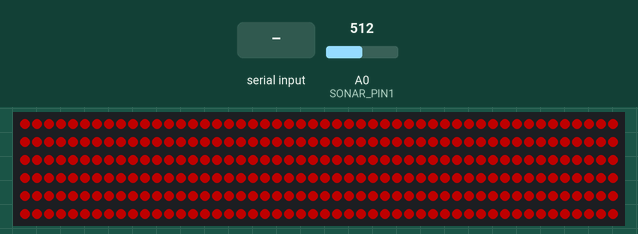
This sketch was run on a simulated Arduino Uno, built with avr-gcc and run on an emulated ATmega328P. Parts: 300 RGB LEDs in strip order, left to right, continuing on the next row. The test bench sets the inputs (shaded band); at power-on: A0 (SONAR_PIN1) = 512. Dim RGB values are drawn brighter than linear.

Above: at 1.2 s.
1.3 s: "w" received over Serial
At 1.8 s:
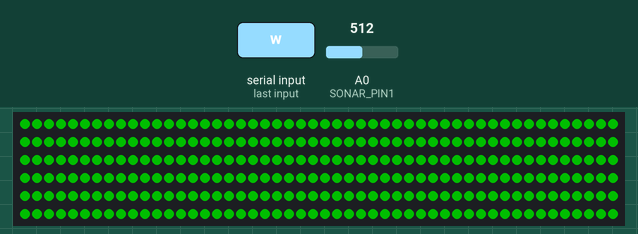
2.9 s: "x" received over Serial
At 4.0 s:
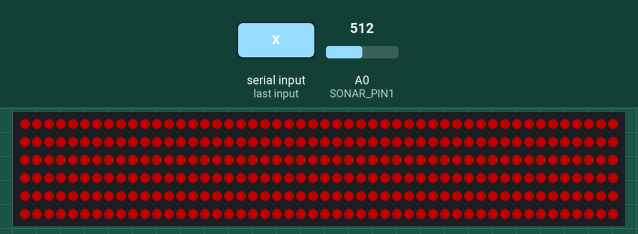
4.5 s: "s" received over Serial
At 5.1 s:
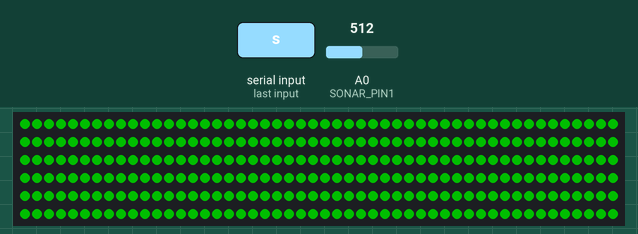
Timing chart, 0 to 7.5 s (numbered marks = the images above; inputs shaded):
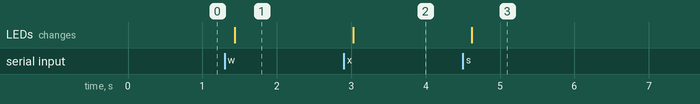

Measured:
- after the input at 1.3 s, the LEDs: change after 0.13 s (image 1)
- after the input at 2.9 s, the LEDs: change after 0.13 s (image 2)
- after the input at 4.5 s, the LEDs: change after 0.12 s (image 3)

The sketch:

Merged1.ino
```cpp
#include "RoboClaw.h"
#include <SoftwareSerial.h>
#include <Adafruit_NeoPixel.h>

// NeoPixel Configuration
#define LED_PIN    6
#define LED_COUNT  300
Adafruit_NeoPixel strip(LED_COUNT, LED_PIN, NEO_GRB + NEO_KHZ800);

// RoboClaw Configuration
SoftwareSerial softwareSerial(10, 11);
#define address 0x80
#define baudrate 38400
RoboClaw roboclaw(&softwareSerial, 10000);

// Ultrasonic Sensor Pin (using only A0)
// #define SONAR_PIN A0
#define SONAR_PIN1 A0
int sensorValue1;
float Inch1=0.00;
float cm1=0.00;


float threshold = 20.0; // Threshold distance in cm
float cmDistance = 0.0;
float conversionFactor = 0.497 * 2.54; // approximately 1.259

void setup() {
  Serial.begin(115200);

  while (!Serial) {}
  // Initialize NeoPixels
  strip.begin();
  strip.show();
  strip.setBrightness(80);
  setLEDs(strip.Color(255, 0, 0));
  pinMode(SONAR_PIN1,INPUT);
  float Inch1=0.00;
  float cm1=0.00;

  // Initialize RoboClaw
  softwareSerial.begin(baudrate);
  roboclaw.begin(baudrate);
}

void loop() {
  // Read ultrasonic sensor (A0) and convert to cm
  sensorValue1=analogRead(SONAR_PIN1);
  Inch1= (sensorValue1*0.497);
  cm1=Inch1*2.54;
  // Serial.println(cm1);

  // Check for obstacles
  if (false) {
  // if (cmDistance < threshold) {
    strip.fill(strip.Color(255, 0, 0));
    strip.show();
    // Stop MOtors
    roboclaw.ForwardBackwardM1(address, 64);
    roboclaw.ForwardBackwardM2(address, 64);
    setLEDs(strip.Color(255, 0, 0));
    delay(50);
    return;
  }

  // Check for keyboard input
  if (Serial.available()) {
    char command = Serial.read();  // Read single character

    switch (command) {
      case 'w':
        roboclaw.ForwardBackwardM1(address, 94);
        roboclaw.ForwardBackwardM2(address, 94);
        setLEDs(strip.Color(0, 255, 0));  // Green for movement
        break;
      case 's':
        roboclaw.ForwardBackwardM1(address, 33);
        roboclaw.ForwardBackwardM2(address, 33);
        setLEDs(strip.Color(0, 255, 0));
        break;
      case 'a':
        roboclaw.ForwardBackwardM1(address, 94);
        roboclaw.ForwardBackwardM2(address, 33);
        setLEDs(strip.Color(0, 255, 0));
        break;
      case 'd':
        roboclaw.ForwardBackwardM1(address, 33);
        roboclaw.ForwardBackwardM2(address, 94);
        setLEDs(strip.Color(0, 255, 0));
        break;
      case 'x':
        roboclaw.ForwardBackwardM1(address, 64);
        roboclaw.ForwardBackwardM2(address, 64);
        setLEDs(strip.Color(255, 0, 0));
        break;
      default:
        // Ignore unknown keys
        break;
    }

    // Flush serial buffer
    while (Serial.available()) Serial.read();
  }

  delay(50);
}


// Set LEDs
void setLEDs(uint32_t color) {
  strip.fill(color);
  strip.show();
}
```

RoboClaw.h
```cpp
#ifndef RoboClaw_h
#define RoboClaw_h

#include <stdarg.h>

#include <inttypes.h>
#include <Stream.h>
#include <HardwareSerial.h>
#ifdef __AVR__
	#include <SoftwareSerial.h>
#endif

/******************************************************************************
* Definitions
******************************************************************************/

#define _RC_VERSION 10 // software version of this library
#ifndef GCC_VERSION
#define GCC_VERSION (__GNUC__ * 10000 + __GNUC_MINOR__ * 100 + __GNUC_PATCHLEVEL__)
#endif

#define _SS_VERSION 16

class RoboClaw : public Stream
{
	uint16_t crc;
	uint32_t timeout;

	HardwareSerial *hserial;
#ifdef __AVR__
	SoftwareSerial *sserial;
#endif

	enum {
		ERROR_NONE			= 0x000000,
		ERROR_ESTOP			= 0x000001,	//Error: E-Stop active
		ERROR_TEMP			= 0x000002,	//Error: Temperature Sensor 1 >=100c
		ERROR_TEMP2			= 0x000004,	//Error: Temperature Sensor 2 >=100C (available only on some models)
		ERROR_MBATHIGH		= 0x000008,	//Error: Main Battery Over Voltage
		ERROR_LBATHIGH		= 0x000010,	//Error: Logic Battery High Voltage
		ERROR_LBATLOW		= 0x000020,	//Error: Logic Battery Low Voltage
		ERROR_FAULTM1		= 0x000040,	//Error: Motor 1 Driver Fault (only on some models)
		ERROR_FAULTM2		= 0x000080,	//Error: Motor 2 Driver Fault (only on some models)
		ERROR_SPEED1		= 0x000100,	//Error: Motor 1 Speed Error Limit
		ERROR_SPEED2		= 0x000200,	//Error: Motor 2 Speed Error Limit
		ERROR_POS1			= 0x000400,	//Error: Motor 1 Position Error Limit
		ERROR_POS2			= 0x000800,	//Error: MOtor2 Position Error Limit
		WARN_OVERCURRENTM1	= 0x010000, //Warning: Motor 1 Current Limited
		WARN_OVERCURRENTM2	= 0x020000, //Warning: Motor 2 CUrrent Limited
		WARN_MBATHIGH		= 0x040000, //Warning: Main Battery Voltage High
		WARN_MBATLOW		= 0x080000, //Warning: Main Battery Low Voltage
		WARN_TEMP			= 0x100000, //Warning: Temperaure Sensor 1 >=85C
		WARN_TEMP2			= 0x200000, //Warning: Temperature Sensor 2 >=85C (available only on some models)
		WARN_S4				= 0x400000, //Warning: Motor 1 Home/Limit Signal
		WARN_S5				= 0x800000, //Warning: Motor 2 Home/Limit Signal
	};

	enum {M1FORWARD = 0,
			M1BACKWARD = 1,
			SETMINMB = 2,
			SETMAXMB = 3,
			M2FORWARD = 4,
			M2BACKWARD = 5,
			M17BIT = 6,
			M27BIT = 7,
			MIXEDFORWARD = 8,
			MIXEDBACKWARD = 9,
			MIXEDRIGHT = 10,
			MIXEDLEFT = 11,
			MIXEDFB = 12,
			MIXEDLR = 13,
			GETM1ENC = 16,
			GETM2ENC = 17,
			GETM1SPEED = 18,
			GETM2SPEED = 19,
			RESETENC = 20,
			GETVERSION = 21,
			SETM1ENCCOUNT = 22,
			SETM2ENCCOUNT = 23,
			GETMBATT = 24,
			GETLBATT = 25,
			SETMINLB = 26,
			SETMAXLB = 27,
			SETM1PID = 28,
			SETM2PID = 29,
			GETM1ISPEED = 30,
			GETM2ISPEED = 31,
			M1DUTY = 32,
			M2DUTY = 33,
			MIXEDDUTY = 34,
			M1SPEED = 35,
			M2SPEED = 36,
			MIXEDSPEED = 37,
			M1SPEEDACCEL = 38,
			M2SPEEDACCEL = 39,
			MIXEDSPEEDACCEL = 40,
			M1SPEEDDIST = 41,
			M2SPEEDDIST = 42,
			MIXEDSPEEDDIST = 43,
			M1SPEEDACCELDIST = 44,
			M2SPEEDACCELDIST = 45,
			MIXEDSPEEDACCELDIST = 46,
			GETBUFFERS = 47,
			GETPWMS = 48,
			GETCURRENTS = 49,
			MIXEDSPEED2ACCEL = 50,
			MIXEDSPEED2ACCELDIST = 51,
			M1DUTYACCEL = 52,
			M2DUTYACCEL = 53,
			MIXEDDUTYACCEL = 54,
			READM1PID = 55,
			READM2PID = 56,
			SETMAINVOLTAGES = 57,
			SETLOGICVOLTAGES = 58,
			GETMINMAXMAINVOLTAGES = 59,
			GETMINMAXLOGICVOLTAGES = 60,
			SETM1POSPID = 61,
			SETM2POSPID = 62,
			READM1POSPID = 63,
			READM2POSPID = 64,
			M1SPEEDACCELDECCELPOS = 65,
			M2SPEEDACCELDECCELPOS = 66,
			MIXEDSPEEDACCELDECCELPOS = 67,
			SETM1DEFAULTACCEL = 68,
			SETM2DEFAULTACCEL = 69,
			SETPINFUNCTIONS = 74,
			GETPINFUNCTIONS = 75,
			SETDEADBAND	= 76,
			GETDEADBAND	= 77,
			GETENCODERS = 78,
			GETISPEEDS = 79,
			RESTOREDEFAULTS = 80,
			GETTEMP = 82,
			GETTEMP2 = 83,	//Only valid on some models
			GETERROR = 90,
			GETENCODERMODE = 91,
			SETM1ENCODERMODE = 92,
			SETM2ENCODERMODE = 93,
			WRITENVM = 94,
			READNVM = 95,	//Reloads values from Flash into Ram
			SETCONFIG = 98,
			GETCONFIG = 99,
			SETM1MAXCURRENT = 133,
			SETM2MAXCURRENT = 134,
			GETM1MAXCURRENT = 135,
			GETM2MAXCURRENT = 136,
			SETPWMMODE = 148,
			GETPWMMODE = 149,
			FLAGBOOTLOADER = 255};	//Only available via USB communications
public:
	// public methods
	RoboClaw(HardwareSerial *hserial,uint32_t tout);
#ifdef __AVR__
	RoboClaw(SoftwareSerial *sserial,uint32_t tout);
#endif

	~RoboClaw();

	bool ForwardM1(uint8_t address, uint8_t speed);
	bool BackwardM1(uint8_t address, uint8_t speed);
	bool SetMinVoltageMainBattery(uint8_t address, uint8_t voltage);
	bool SetMaxVoltageMainBattery(uint8_t address, uint8_t voltage);
	bool ForwardM2(uint8_t address, uint8_t speed);
	bool BackwardM2(uint8_t address, uint8_t speed);
	bool ForwardBackwardM1(uint8_t address, uint8_t speed);
	bool ForwardBackwardM2(uint8_t address, uint8_t speed);
	bool ForwardMixed(uint8_t address, uint8_t speed);
	bool BackwardMixed(uint8_t address, uint8_t speed);
	bool TurnRightMixed(uint8_t address, uint8_t speed);
	bool TurnLeftMixed(uint8_t address, uint8_t speed);
	bool ForwardBackwardMixed(uint8_t address, uint8_t speed);
	bool LeftRightMixed(uint8_t address, uint8_t speed);
	uint32_t ReadEncM1(uint8_t address, uint8_t *status=NULL,bool *valid=NULL);
	uint32_t ReadEncM2(uint8_t address, uint8_t *status=NULL,bool *valid=NULL);
	bool SetEncM1(uint8_t address, int32_t val);
	bool SetEncM2(uint8_t address, int32_t val);
	uint32_t ReadSpeedM1(uint8_t address, uint8_t *status=NULL,bool *valid=NULL);
	uint32_t ReadSpeedM2(uint8_t address, uint8_t *status=NULL,bool *valid=NULL);
	bool ResetEncoders(uint8_t address);
	bool ReadVersion(uint8_t address,char *version);
	uint16_t ReadMainBatteryVoltage(uint8_t address,bool *valid=NULL);
	uint16_t ReadLogicBatteryVoltage(uint8_t address,bool *valid=NULL);
	bool SetMinVoltageLogicBattery(uint8_t address, uint8_t voltage);
	bool SetMaxVoltageLogicBattery(uint8_t address, uint8_t voltage);
	bool SetM1VelocityPID(uint8_t address, float Kp, float Ki, float Kd, uint32_t qpps);
	bool SetM2VelocityPID(uint8_t address, float Kp, float Ki, float Kd, uint32_t qpps);
	uint32_t ReadISpeedM1(uint8_t address,uint8_t *status=NULL,bool *valid=NULL);
	uint32_t ReadISpeedM2(uint8_t address,uint8_t *status=NULL,bool *valid=NULL);
	bool DutyM1(uint8_t address, uint16_t duty);
	bool DutyM2(uint8_t address, uint16_t duty);
	bool DutyM1M2(uint8_t address, uint16_t duty1, uint16_t duty2);
	bool SpeedM1(uint8_t address, uint32_t speed);
	bool SpeedM2(uint8_t address, uint32_t speed);
	bool SpeedM1M2(uint8_t address, uint32_t speed1, uint32_t speed2);
	bool SpeedAccelM1(uint8_t address, uint32_t accel, uint32_t speed);
	bool SpeedAccelM2(uint8_t address, uint32_t accel, uint32_t speed);
	bool SpeedAccelM1M2(uint8_t address, uint32_t accel, uint32_t speed1, uint32_t speed2);
	bool SpeedDistanceM1(uint8_t address, uint32_t speed, uint32_t distance, uint8_t flag=0);
	bool SpeedDistanceM2(uint8_t address, uint32_t speed, uint32_t distance, uint8_t flag=0);
	bool SpeedDistanceM1M2(uint8_t address, uint32_t speed1, uint32_t distance1, uint32_t speed2, uint32_t distance2, uint8_t flag=0);
	bool SpeedAccelDistanceM1(uint8_t address, uint32_t accel, uint32_t speed, uint32_t distance, uint8_t flag=0);
	bool SpeedAccelDistanceM2(uint8_t address, uint32_t accel, uint32_t speed, uint32_t distance, uint8_t flag=0);
	bool SpeedAccelDistanceM1M2(uint8_t address, uint32_t accel, uint32_t speed1, uint32_t distance1, uint32_t speed2, uint32_t distance2, uint8_t flag=0);
	bool ReadBuffers(uint8_t address, uint8_t &depth1, uint8_t &depth2);
	bool ReadPWMs(uint8_t address, int16_t &pwm1, int16_t &pwm2);
	bool ReadCurrents(uint8_t address, int16_t &current1, int16_t &current2);
	bool SpeedAccelM1M2_2(uint8_t address, uint32_t accel1, uint32_t speed1, uint32_t accel2, uint32_t speed2);
	bool SpeedAccelDistanceM1M2_2(uint8_t address, uint32_t accel1, uint32_t speed1, uint32_t distance1, uint32_t accel2, uint32_t speed2, uint32_t distance2, uint8_t flag=0);
	bool DutyAccelM1(uint8_t address, uint16_t duty, uint32_t accel);
	bool DutyAccelM2(uint8_t address, uint16_t duty, uint32_t accel);
	bool DutyAccelM1M2(uint8_t address, uint16_t duty1, uint32_t accel1, uint16_t duty2, uint32_t accel2);
	bool ReadM1VelocityPID(uint8_t address,float &Kp_fp,float &Ki_fp,float &Kd_fp,uint32_t &qpps);
	bool ReadM2VelocityPID(uint8_t address,float &Kp_fp,float &Ki_fp,float &Kd_fp,uint32_t &qpps);
	bool SetMainVoltages(uint8_t address,uint16_t min,uint16_t max);
	bool SetLogicVoltages(uint8_t address,uint16_t min,uint16_t max);
	bool ReadMinMaxMainVoltages(uint8_t address,uint16_t &min,uint16_t &max);
	bool ReadMinMaxLogicVoltages(uint8_t address,uint16_t &min,uint16_t &max);
	bool SetM1PositionPID(uint8_t address,float kp,float ki,float kd,uint32_t kiMax,uint32_t deadzone,uint32_t min,uint32_t max);
	bool SetM2PositionPID(uint8_t address,float kp,float ki,float kd,uint32_t kiMax,uint32_t deadzone,uint32_t min,uint32_t max);
	bool ReadM1PositionPID(uint8_t address,float &Kp,float &Ki,float &Kd,uint32_t &KiMax,uint32_t &DeadZone,uint32_t &Min,uint32_t &Max);
	bool ReadM2PositionPID(uint8_t address,float &Kp,float &Ki,float &Kd,uint32_t &KiMax,uint32_t &DeadZone,uint32_t &Min,uint32_t &Max);
	bool SpeedAccelDeccelPositionM1(uint8_t address,uint32_t accel,uint32_t speed,uint32_t deccel,uint32_t position,uint8_t flag);
	bool SpeedAccelDeccelPositionM2(uint8_t address,uint32_t accel,uint32_t speed,uint32_t deccel,uint32_t position,uint8_t flag);
	bool SpeedAccelDeccelPositionM1M2(uint8_t address,uint32_t accel1,uint32_t speed1,uint32_t deccel1,uint32_t position1,uint32_t accel2,uint32_t speed2,uint32_t deccel2,uint32_t position2,uint8_t flag);
	bool SetM1DefaultAccel(uint8_t address, uint32_t accel);
	bool SetM2DefaultAccel(uint8_t address, uint32_t accel);
	bool SetPinFunctions(uint8_t address, uint8_t S3mode, uint8_t S4mode, uint8_t S5mode);
	bool GetPinFunctions(uint8_t address, uint8_t &S3mode, uint8_t &S4mode, uint8_t &S5mode);
	bool SetDeadBand(uint8_t address, uint8_t Min, uint8_t Max);
	bool GetDeadBand(uint8_t address, uint8_t &Min, uint8_t &Max);
	bool ReadEncoders(uint8_t address,uint32_t &enc1,uint32_t &enc2);
	bool ReadISpeeds(uint8_t address,uint32_t &ispeed1,uint32_t &ispeed2);
	bool RestoreDefaults(uint8_t address);
	bool ReadTemp(uint8_t address, uint16_t &temp);
	bool ReadTemp2(uint8_t address, uint16_t &temp);
	uint32_t ReadError(uint8_t address,bool *valid=NULL);
	bool ReadEncoderModes(uint8_t address, uint8_t &M1mode, uint8_t &M2mode);
	bool SetM1EncoderMode(uint8_t address,uint8_t mode);
	bool SetM2EncoderMode(uint8_t address,uint8_t mode);
	bool WriteNVM(uint8_t address);
	bool ReadNVM(uint8_t address);
	bool SetConfig(uint8_t address, uint16_t config);
	bool GetConfig(uint8_t address, uint16_t &config);
	bool SetM1MaxCurrent(uint8_t address,uint32_t max);
	bool SetM2MaxCurrent(uint8_t address,uint32_t max);
	bool ReadM1MaxCurrent(uint8_t address,uint32_t &max);
	bool ReadM2MaxCurrent(uint8_t address,uint32_t &max);
	bool SetPWMMode(uint8_t address, uint8_t mode);
	bool GetPWMMode(uint8_t address, uint8_t &mode);

	static int16_t library_version() { return _SS_VERSION; }

	virtual int available();
	void begin(long speed);
	bool isListening();
	bool overflow();
	int peek();
	virtual int read();
	int read(uint32_t timeout);
	bool listen();
	virtual size_t write(uint8_t byte);
	virtual void flush();
	void clear();

private:
	void crc_clear();
	void crc_update (uint8_t data);
	uint16_t crc_get();
	bool write_n(uint8_t byte,...);
	bool read_n(uint8_t byte,uint8_t address,uint8_t cmd,...);
	uint32_t Read4_1(uint8_t address,uint8_t cmd,uint8_t *status,bool *valid);
	uint32_t Read4(uint8_t address,uint8_t cmd,bool *valid);
	uint16_t Read2(uint8_t address,uint8_t cmd,bool *valid);
	uint8_t Read1(uint8_t address,uint8_t cmd,bool *valid);

};

#endif
```

Source omitted: RoboClaw.cpp (24868 bytes)
